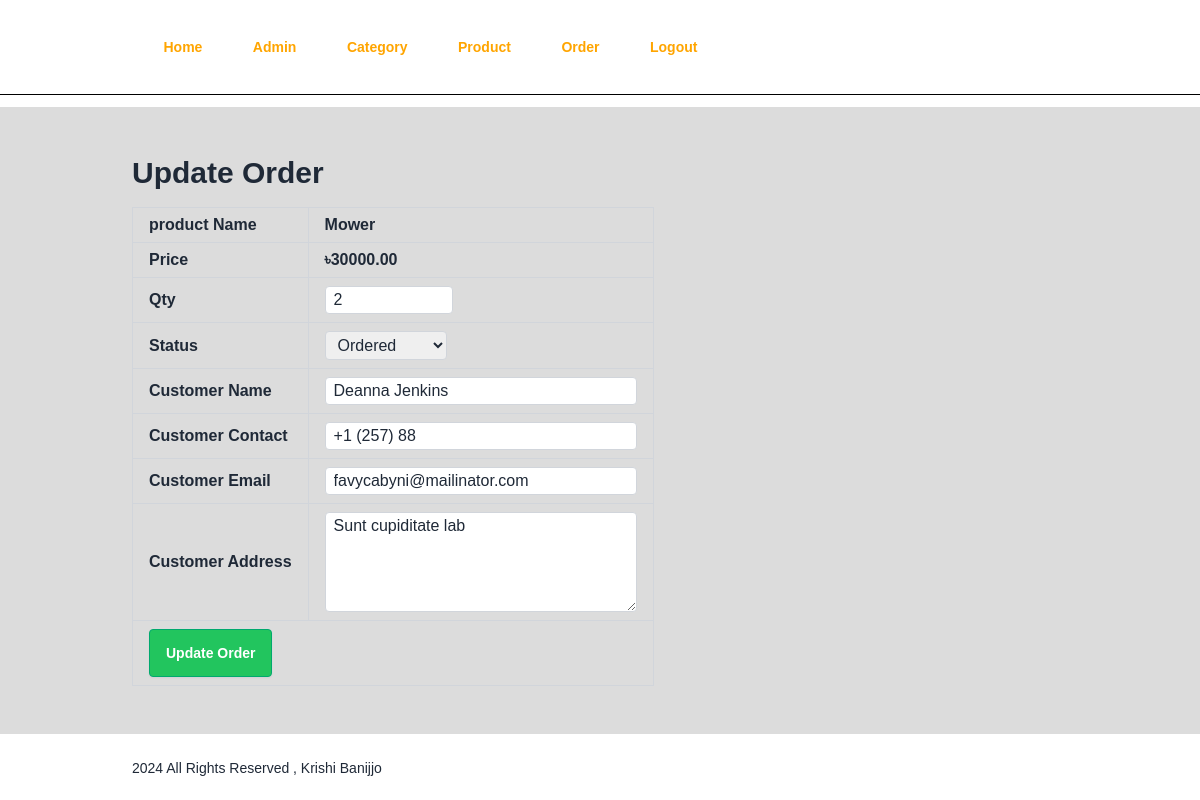
/admin/update-order.php?id=21 (signed in), run on the app's committed database.
### tables this page shows
CREATE TABLE `tbl_order` (
  `id` int(10) NOT NULL,
  `product` varchar(255) NOT NULL,
  `price` decimal(10,2) NOT NULL,
  `qty` int(11) NOT NULL,
  `total` decimal(10,2) NOT NULL,
  `order_date` date NOT NULL,
  `status` varchar(50) NOT NULL,
  `customer_name` varchar(150) NOT NULL,
  `customer_contact` varchar(11) NOT NULL,
  `customer_email` varchar(150) NOT NULL,
  `customer_address` varchar(255) NOT NULL
);

### admin/update-order.php (the view, shortened to what this page needs)
<?php
include("../admin/partials/menu.php");
if (isset($_GET['id'])) {
    $id = $_GET['id'];
    $sql = "SELECT * FROM tbl_order WHERE id=$id";
    $res = mysqli_query($conn, $sql);
    $count = mysqli_num_rows($res);
    if ($count == 1) {
        $row = mysqli_fetch_assoc($res);
        $product = $row['product'];
        $price = $row['price'];
        $qty = $row['qty'];
        $status = $row['status'];
        $customer_name = $row['customer_name'];
        $customer_contact = $row['customer_contact'];
        $customer_email = $row['customer_email'];
        $customer_address = $row['customer_address'];
    } else {
        header('location:' . SITEURL . 'admin/manage-order.php');
        exit();
    }
} else {
    header('location:' . SITEURL . 'admin/manage-order.php');
    exit();
}
?>
<div class="main-content">
    <div class="wrapper">
        <h1 class="text-3xl font-semibold mb-4">Update Order</h1>
        <form action="" method="POST">
            <table class="border-collapse border border-gray-300">
                <tr>
                    <td class="py-2 px-4 border border-gray-300 font-semibold">product Name</td>
                    <td class="py-2 px-4 border border-gray-300"><b><?php echo $product ?></b></td>
                </tr>
                <tr>
                    <td class="py-2 px-4 border border-gray-300 font-semibold">Price</td>
                    <td class="py-2 px-4 border border-gray-300"><b><?php echo '৳'.$price ?></b></td>
                </tr>
                <tr>
                    <td class="py-2 px-4 border border-gray-300 font-semibold">Qty</td>
                    <td class="py-2 px-4 border border-gray-300">
                        <input type="number" name="qty" value="<?php echo $qty ?>" class="border border-gray-300 rounded px-2 py-1 w-32">
                    </td>
                </tr>
                <tr>
                    <td class="py-2 px-4 border border-gray-300 font-semibold">Status</td>
                    <td class="py-2 px-4 border border-gray-300">
                        <select name="status" class="border border-gray-300 rounded px-2 py-1">
                            <option <?php if($status == "Ordered"){echo "selected";} ?>value="Ordered">Ordered</option>
                        </select>
                    </td>
                </tr>
                <tr>
                    <td class="py-2 px-4 border border-gray-300 font-semibold">Customer Name</td>
                    <td class="py-2 px-4 border border-gray-300">
                        <input type="text" name="customer_name" class="border border-gray-300 rounded px-2 py-1 w-full" value="<?php echo $customer_name ?>" >
                    </td>
                </tr>
                <tr>
                    <td class="py-2 px-4 border border-gray-300 font-semibold">Customer Contact</td>
                    <td class="py-2 px-4 border border-gray-300">
                        <input type="text" name="customer_contact" class="border border-gray-300 rounded px-2 py-1 w-full" value="<?php echo $customer_contact ?>">
                    </td>
                </tr>
                <tr>
                    <td class="py-2 px-4 border border-gray-300 font-semibold">Customer Email</td>
                    <td class="py-2 px-4 border border-gray-300">
                        <input type="text" name="customer_email" class="border border-gray-300 rounded px-2 py-1 w-full" value="<?php echo $customer_email ?>">
                    </td>
                </tr>
                <tr>
                    <td class="py-2 px-4 border border-gray-300 font-semibold">Customer Address</td>
                    <td class="py-2 px-4 border border-gray-300">
                        <textarea name="customer_address" class="border border-gray-300 rounded px-2 py-1 w-full" cols="30" rows="5" ><?php echo $customer_address ?></textarea>
                    </td>
                </tr>
                <tr>
                    <td colspan="2" class="py-2 px-4 border border-gray-300">
                        <input class="btn btn-success py-2 px-4 rounded bg-green-500 text-white" type="submit" name="submit" value="Update Order">
                    </td>
                </tr>
            </table>
        </form>
    </div>
</div>
<?php include("../admin/partials/footer.php") ?>

### css/admin.css (style rules this page uses)
* { margin: 0; padding: 0; font-family: Arial, Helvetica, sans-serif; }
.wrapper { padding: 1%; width: 80%; margin: 0 auto; }
.main-content { margin: 1% 0; background-color: gainsboro; padding: 3% 0; }

### data on the page
tbl_order: product "Mower", price "30000.00", qty "2", customer_name "Deanna Jenkins", customer_contact "+1 (257) 88", customer_email "favycabyni@mailinator.com", customer_address "Sunt cupiditate lab"
